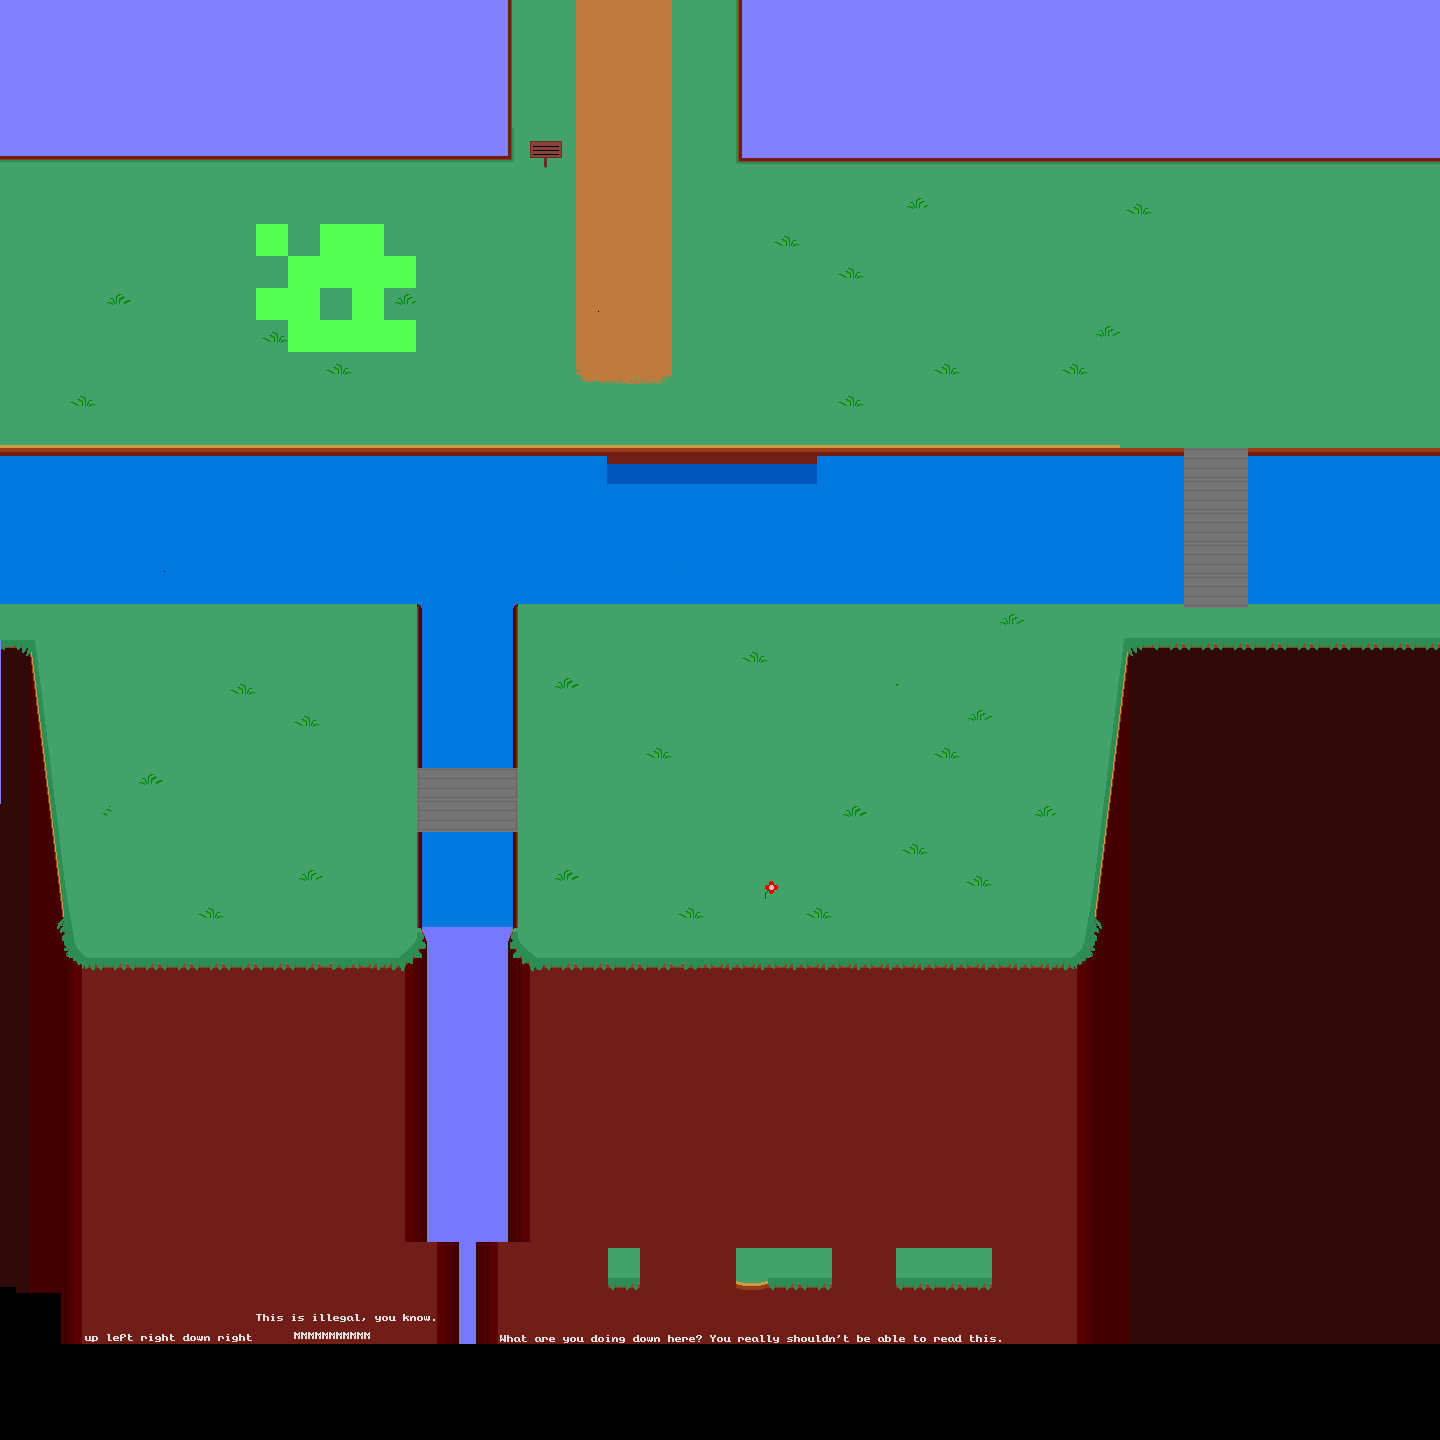

This is a level from a 2D game, rendered from its Tiled map with the project's own tilesets. A one-line summary and the map file follow, with tile-layer data summarised:
An orthogonal 45x45 tile map with 32x32 px tiles, 4 tile layers (Tile Layer 1, Tile Layer 2, Tile Layer 3, Tile Layer 4), 5 tilesets and 28 objects (2x character, info, level Info, spobject).

<map version="1.2" tiledversion="1.2.1" orientation="orthogonal" renderorder="right-down" width="45" height="45" tilewidth="32" tileheight="32" infinite="0" nextlayerid="6" nextobjectid="102">
 <tileset firstgid="1" name="grass" tilewidth="32" tileheight="32" tilecount="12" columns="3">
  <image source="grass.png" width="96" height="128" />
 </tileset>
 <tileset firstgid="13" name="grassstage" tilewidth="32" tileheight="32" tilecount="2025" columns="45">
  <image source="grassstage.png" width="1440" height="1440" />
 </tileset>
 <tileset firstgid="2038" name="blocktile" tilewidth="32" tileheight="32" tilecount="1" columns="1">
  <image source="blocktile.png" width="32" height="32" />
  <tile id="0">
   <properties>
    <property name="block" value="" />
   </properties>
  </tile>
 </tileset>
 <tileset firstgid="2039" name="playerstart" tilewidth="32" tileheight="32" tilecount="1" columns="1">
  <image source="playerstart.png" width="32" height="32" />
  <tile id="0">
   <properties>
    <property name="orient" value="down" />
    <property name="playerstart" value="" />
   </properties>
  </tile>
 </tileset>
 <tileset firstgid="2040" name="poisontile" tilewidth="32" tileheight="32" tilecount="9" columns="3">
  <image source="poisontile.png" width="100" height="100" />
 </tileset>
 <layer id="1" name="Tile Layer 1" width="45" height="45">
  <data>[2025 cells, 140 non-empty, 2 distinct tile ids]</data>
 </layer>
 <layer id="2" name="Tile Layer 2" width="45" height="45">
  <data>[2025 cells, 0 non-empty, 0 distinct tile ids]</data>
 </layer>
 <layer id="3" name="Tile Layer 3" width="45" height="45">
  <data>[2025 cells, 2025 non-empty, 1820 distinct tile ids]</data>
 </layer>
 <objectgroup id="4" name="Object Layer 1">
  <object id="21" x="384" y="0" width="32" height="32">
   <properties>
    <property name="description" value="A surprisingly deep pond. \The water is rather warm ." />
   </properties>
  </object>
  <object id="29" x="320" y="128" width="32" height="32">
   <properties>
    <property name="description" value="Seems like a good place to \watch the sun set..." />
   </properties>
  </object>
  <object id="53" x="1432" y="576" width="32" height="64">
   <properties>
    <property name="NewArea" value="grassstage2.tmx" />
    <property name="area" value="grassstage2.tmx" />
    <property name="returnarea" value="1" />
   </properties>
  </object>
  <object id="54" x="-8" y="608" width="8" height="32">
   <properties>
    <property name="NewArea" value="grassstage2.tmx" />
    <property name="area" value="grassstage4.tmx" />
    <property name="returnarea" value="1" />
   </properties>
  </object>
  <object id="56" x="528" y="136" width="32" height="26">
   <properties>
    <property name="block" value="" />
   </properties>
  </object>
  <object id="63" type="info" x="512" y="128" width="64" height="64">
   <properties>
    <property name="description" value="If you can read this, you aren't blind. \Good job! \(Something is just ahead.)" />
   </properties>
  </object>
  <object id="65" x="0" y="448" width="1184" height="16">
   <properties>
    <property name="block" value="" />
   </properties>
  </object>
  <object id="67" x="420" y="528" width="94" height="80">
   <properties>
    <property name="block" value="" />
   </properties>
  </object>
  <object id="69" x="-64" y="576" width="480" height="16">
   <properties>
    <property name="block" value="" />
   </properties>
  </object>
  <object id="70" x="1248" y="576" width="208" height="16">
   <properties>
    <property name="block" value="" />
   </properties>
  </object>
  <object id="72" x="1176" y="456" width="8" height="136">
   <properties>
    <property name="block" value="" />
   </properties>
  </object>
  <object id="74" x="1248" y="456" width="8" height="136">
   <properties>
    <property name="block" value="" />
   </properties>
  </object>
  <object id="76" x="673" y="800" width="32" height="32">
   <properties>
    <property name="orient" value="down" />
    <property name="playerstart" value="" />
    <property name="startarea" value="0" />
   </properties>
  </object>
  <object id="78" name="level Info" x="72" y="48" width="24" height="24">
   <properties>
    <property name="areaname" value="Picnic Area?" />
    <property name="levelinfo" value="1" />
   </properties>
  </object>
  <object id="80" x="-8" y="160" width="8" height="288">
   <properties>
    <property name="NewArea" value="grassstage4.tmx" />
    <property name="area" value="grassstage4.tmx" />
    <property name="returnarea" value="2" />
   </properties>
  </object>
  <object id="81" x="32" y="608" width="32" height="32">
   <properties>
    <property name="orient" value="right" />
    <property name="playerstart" value="" />
    <property name="startarea" value="1" />
   </properties>
  </object>
  <object id="83" x="32" y="416" width="32" height="32">
   <properties>
    <property name="orient" value="right" />
    <property name="playerstart" value="" />
    <property name="startarea" value="2" />
   </properties>
  </object>
  <object id="84" x="1376" y="608" width="32" height="32">
   <properties>
    <property name="orient" value="left" />
    <property name="playerstart" value="" />
    <property name="startarea" value="3" />
   </properties>
  </object>
  <object id="86" name="Save Guy" type="character" x="192" y="224" width="32" height="64">
   <properties>
    <property name="" value="" />
    <property name="description" value="" />
    <property name="image" value="SaveGuy.png" />
    <property name="name" value="Him" />
    <property name="orient" value="right" />
    <property name="save" value="" />
    <property name="sprite" value="" />
   </properties>
  </object>
  <object id="87" type="spobject" x="960" y="160" width="64" height="64">
   <properties>
    <property name="image" value="sptester.png" />
    <property name="spobject" value="" />
   </properties>
  </object>
  <object id="90" x="104" y="1280" width="92" height="19">
   <text wrap="1" color="#ffffff">Despacito</text>
  </object>
  <object id="93" x="232" y="1264" width="215" height="38">
   <text wrap="1" color="#ffffff">I swear on Lorei's breasts
 I am not a furry...</text>
  </object>
  <object id="96" x="512" y="576" width="665" height="16">
   <properties>
    <property name="block" value="" />
   </properties>
  </object>
  <object id="97" name="Alexander Hamilton" type="character" x="1248" y="160" width="32" height="64">
   <properties>
    <property name="" value="" />
    <property name="description" value="" />
    <property name="image" value="sprites/player.png" />
    <property name="name" value="Copy" />
    <property name="orient" value="right" />
    <property name="sprite" value="" />
    <property name="test" value="" />
   </properties>
  </object>
  <object id="98" x="736" y="864" width="64" height="32">
   <properties>
    <property name="description" value="A lone flower.\The only survivor..." />
   </properties>
  </object>
  <object id="99" x="0" y="128" width="512" height="16">
   <properties>
    <property name="block" value="" />
   </properties>
  </object>
  <object id="100" x="736" y="128" width="704" height="16">
   <properties>
    <property name="block" value="" />
   </properties>
  </object>
  <object id="101" x="1248" y="448" width="208" height="16">
   <properties>
    <property name="block" value="" />
   </properties>
  </object>
 </objectgroup>
 <layer id="5" name="Tile Layer 4" width="45" height="45">
  <data>[2025 cells, 14 non-empty, 1 distinct tile ids]</data>
 </layer>
</map>
